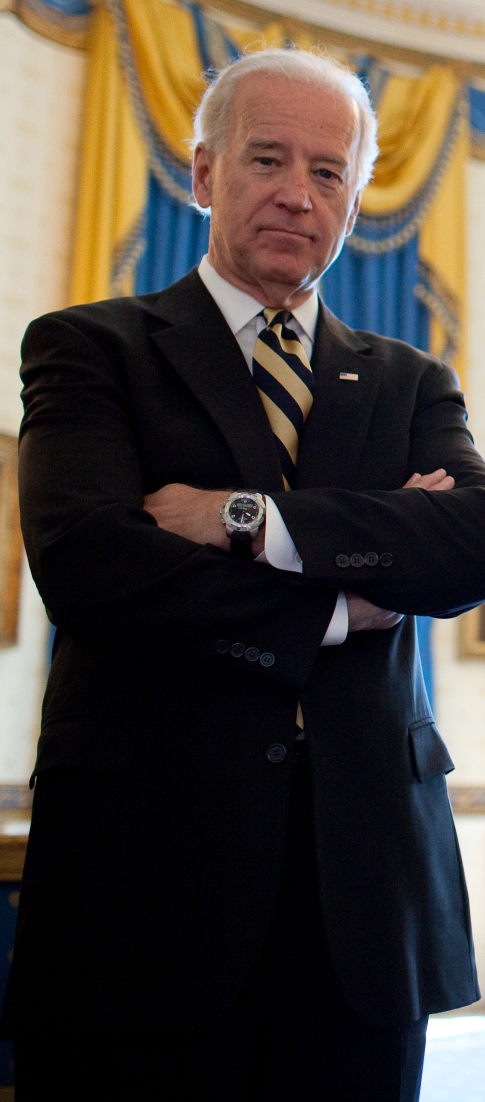
#> input picture Example/biden.jpg, 970 x 2204 px, given in place of the camera (shown at 1/2 size)
$ jupyter execute --allow-errors kNN_OpenCV.ipynb
#> lines starting #> are read from the running program, lines starting #| are printed output that depends on the picture; after the words box and inside, x2 and y2 are one past the last pixel; in counts of white or black regions, pixels touching at a corner belong together
[cell 1]
import cv2
import numpy as np
import os

[cell 2]
webcam = cv2.VideoCapture(0)
face_cascade = cv2.CascadeClassifier("haarcascade_frontalface_default.xml")

count = 0
face_data = []
dataset_path = './knn_openCV/'
offset = 10

file_name = input("Enter the name of the person :  ")
#> the answer given: Example/biden.jpg
while True:
    ret,frame = webcam.read()
#> frame is the input picture: shape (2204, 970, 3); mean B, G, R 55.5, 62.7, 70.7

    if(ret == False):
        continue

    gray_frame = cv2.cvtColor(frame,cv2.COLOR_BGR2GRAY)
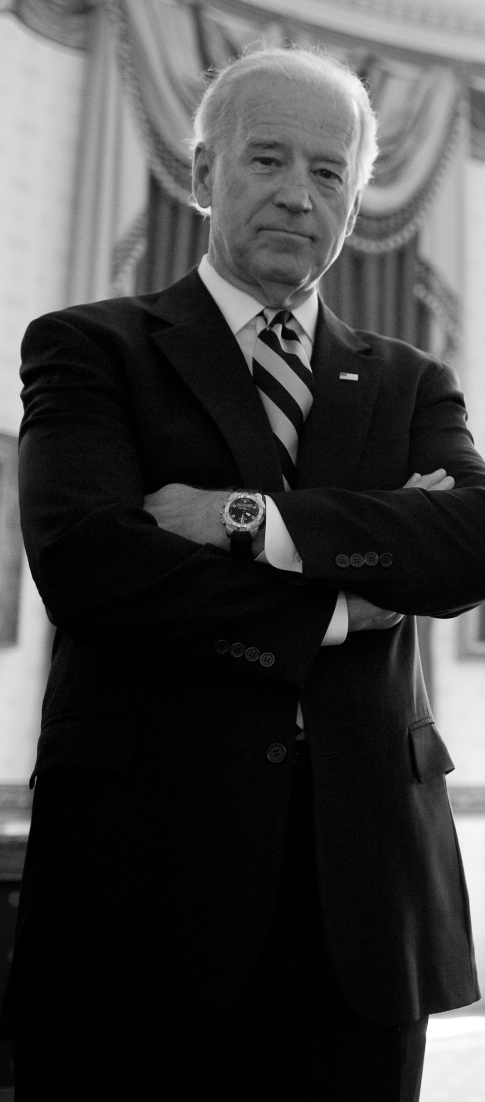
#> gray_frame: shape (2204, 970) (shown at 1/2 size); min 0, max 255, mean 64.3
    faces = face_cascade.detectMultiScale(frame, 1.3, 5)
#> faces = [[426, 213, 312, 312]]
    #print('before sorting', faces)
    faces = sorted(faces, key=lambda f:f[2]*f[3])
    #print('after sorting', faces)

    # pick the last face (largest)
    for face in faces[-1:]:
        x, y, w, h =  face
        cv2.rectangle(frame, (x,y), (x+w, y+h), (255,0,0), 2)
#> this loop made 1 pass
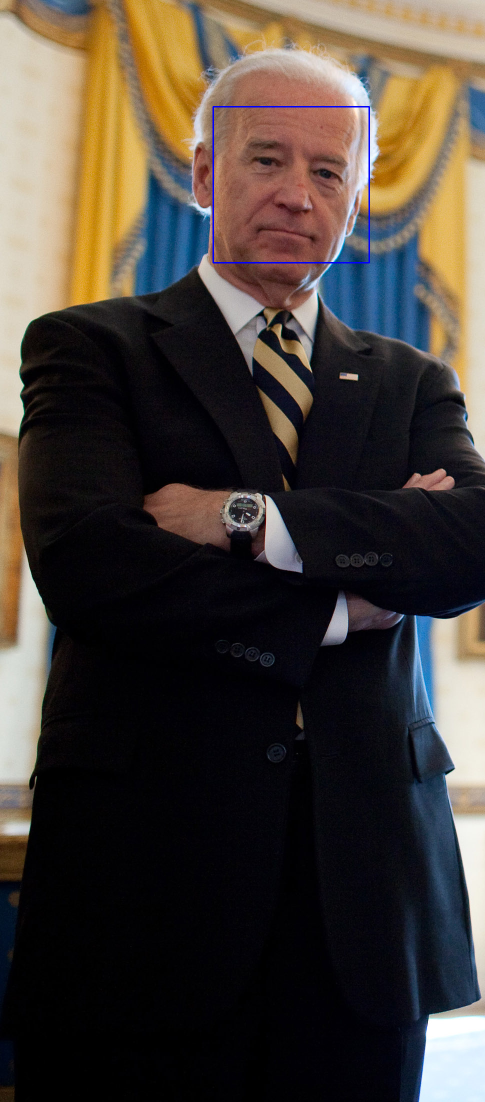
#> frame: shape (2204, 970, 3) (shown at 1/2 size); 0.17% of pixels changed, all inside (x1, y1, x2, y2) = (425, 212, 740, 527)

    # extract only face in different window
    face_section = frame[y-offset:y+h+offset, x-offset:x+w+offset]
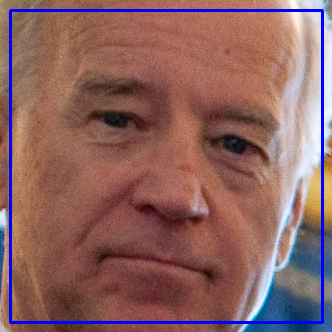
#> face_section: shape (332, 332, 3); mean B, G, R 97.4, 99, 140.4
    face_section = cv2.resize(face_section,(100,100))
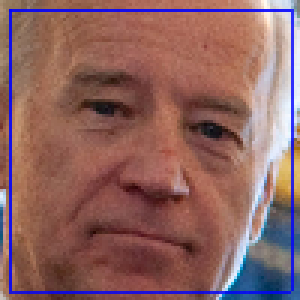
#> face_section: shape (100, 100, 3) (shown 3 times larger); mean B, G, R 97, 99.3, 140.7
    print('face section', face_section)
#> (printed output is left out)
    count += 1
    print('count', count)
    if(count % 10 == 0):
        face_data.append(face_section)
        print('face data length', len(face_data))
    cv2.imshow("FACE CROP",face_section)
    cv2.imshow("WEBCAM",frame)

    if cv2.waitKey(1) & 0xFF == ord('q'):
#> (key q is pressed here)
            break
webcam.release()
cv2.destroyAllWindows()
# convert our face list array into a numpy array
face_data = np.array(face_data)
#print("face shape ", face_data.shape)
#print("face shape[0] ", face_data.shape[0])
#> (the rest of this cell did not finish here and is left out)

$ run again, on Example/obama.jpg
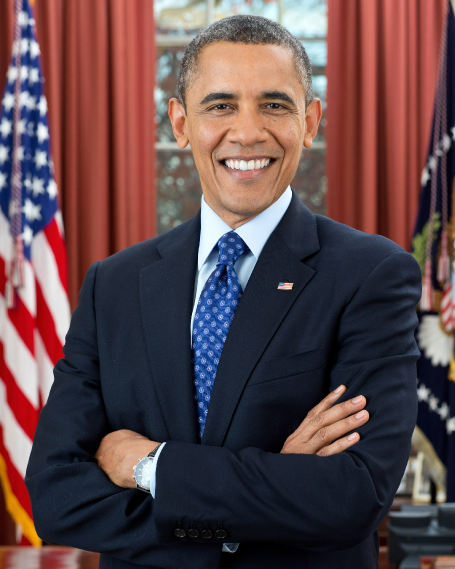
#> input picture Example/obama.jpg, 910 x 1137 px, given in place of the camera (shown at 1/2 size)
#> frame is the input picture: shape (1137, 910, 3); mean B, G, R 74.6, 71.7, 95
#> `gray_frame = cv2.cvtColor(frame,cv2.COLOR_BGR2GRAY)`:
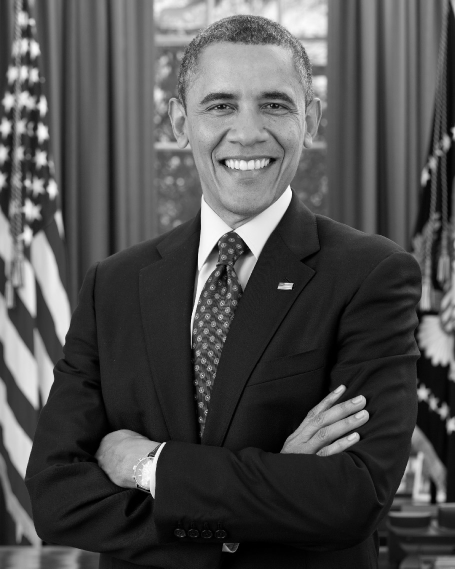
#> gray_frame: shape (1137, 910) (shown at 1/2 size); min 0, max 255, mean 79
#> faces = [[350, 99, 297, 297]]
#> the loop `for face in faces[-1:]:` made 1 pass
#> `face_section = cv2.resize(face_section,(100,100))`:
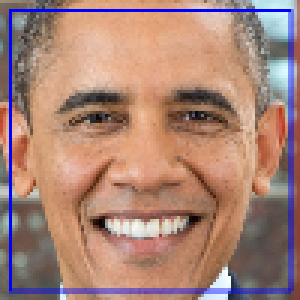
#> face_section: shape (100, 100, 3) (shown 3 times larger); mean B, G, R 119, 131.6, 168.8
#> (printed output is left out)

$ run again, on Example/obama2.jpg
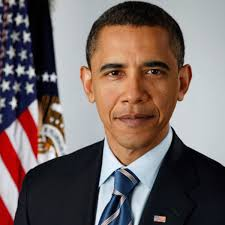
#> input picture Example/obama2.jpg, 225 x 225 px, given in place of the camera
#> frame is the input picture: shape (225, 225, 3); mean B, G, R 99.9, 102.1, 116.3
#> `gray_frame = cv2.cvtColor(frame,cv2.COLOR_BGR2GRAY)`:
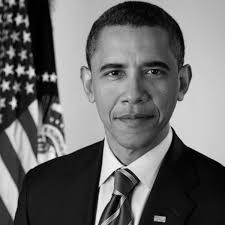
#> gray_frame: shape (225, 225); min 0, max 249, mean 106.1
#> faces = [[80, 32, 106, 106]]
#> the loop `for face in faces[-1:]:` made 1 pass
#> `face_section = cv2.resize(face_section,(100,100))`:
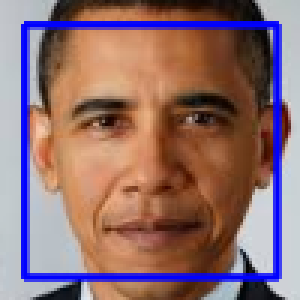
#> face_section: shape (100, 100, 3) (shown 3 times larger); mean B, G, R 112.5, 110.5, 142.8
#> (printed output is left out)
